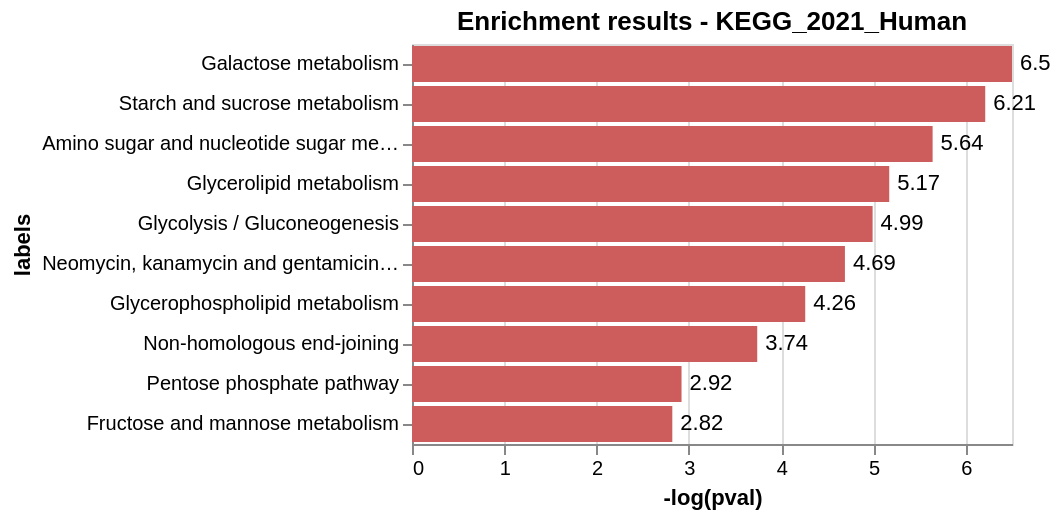

Write notebook code for a chart like this one.
### Code cell
# the proteins selected by our models (top only!)
gene_list = final_top[final_top['omics']==1]['feat_name']
EnrichR.plot_enrichment(gene_list, max_hits=10)

### Figure 1 — Vega-Lite specification as saved in the notebook (floating-point values rounded to 4 significant figures)
{"config": {"view": {"continuousWidth": 400, "continuousHeight": 300}}, "layer": [{"mark": {"type": "bar", "color": "indianred"}, "encoding": {"x": {"field": "-log(pval)", "type": "quantitative"}, "y": {"field": "labels", "sort": "-x", "type": "nominal"}}}, {"mark": {"type": "text", "align": "left", "baseline": "middle", "dx": 4}, "encoding": {"text": {"field": "-log(pval)", "type": "quantitative"}, "x": {"field": "-log(pval)", "type": "quantitative"}, "y": {"field": "labels", "sort": "-x", "type": "nominal"}}, "title": "Enrichment results - KEGG_2021_Human"}], "data": {"name": "data-efb3a1befab9aaecb7a3294a3a94701c"}, "height": 200, "width": 300, "$schema": "https://vega.github.io/schema/vega-lite/v4.17.0.json", "datasets": {"data-efb3a1befab9aaecb7a3294a3a94701c": [{"labels": "Galactose metabolism", "pval": 0.001497, "-log(pval)": 6.5}, {"labels": "Starch and sucrose metabolism", "pval": 0.002016, "-log(pval)": 6.21}, {"labels": "Amino sugar and nucleotide sugar metabolism", "pval": 0.00356, "-log(pval)": 5.64}, {"labels": "Glycerolipid metabolism", "pval": 0.00569, "-log(pval)": 5.17}, {"labels": "Glycolysis / Gluconeogenesis", "pval": 0.006827, "-log(pval)": 4.99}, {"labels": "Neomycin, kanamycin and gentamicin biosynthesis", "pval": 0.009217, "-log(pval)": 4.69}, {"labels": "Glycerophospholipid metabolism", "pval": 0.01416, "-log(pval)": 4.26}, {"labels": "Non-homologous end-joining", "pval": 0.02379, "-log(pval)": 3.74}, {"labels": "Pentose phosphate pathway", "pval": 0.05407, "-log(pval)": 2.92}, {"labels": "Fructose and mannose metabolism", "pval": 0.05932, "-log(pval)": 2.82}]}}
